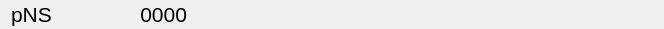
<?xml version="1.0" encoding="UTF-8"?>
<ui version="4.0">
 <class>ParamWidget</class>
 <widget class="QWidget" name="ParamWidget">
  <property name="geometry">
   <rect>
    <x>0</x>
    <y>0</y>
    <width>664</width>
    <height>29</height>
   </rect>
  </property>
  <property name="windowTitle">
   <string>Form</string>
  </property>
  <layout class="QHBoxLayout" name="horizontalLayout">
   <property name="topMargin">
    <number>2</number>
   </property>
   <property name="bottomMargin">
    <number>2</number>
   </property>
   <item>
    <widget class="QLabel" name="shortName">
     <property name="minimumSize">
      <size>
       <width>50</width>
       <height>0</height>
      </size>
     </property>
     <property name="maximumSize">
      <size>
       <width>50</width>
       <height>16777215</height>
      </size>
     </property>
     <property name="font">
      <font>
       <pointsize>16</pointsize>
      </font>
     </property>
     <property name="text">
      <string>pNS</string>
     </property>
     <property name="alignment">
      <set>Qt::AlignBottom|Qt::AlignLeading|Qt::AlignLeft</set>
     </property>
    </widget>
   </item>
   <item>
    <widget class="QLabel" name="value">
     <property name="sizePolicy">
      <sizepolicy hsizetype="Fixed" vsizetype="Preferred">
       <horstretch>0</horstretch>
       <verstretch>0</verstretch>
      </sizepolicy>
     </property>
     <property name="minimumSize">
      <size>
       <width>120</width>
       <height>0</height>
      </size>
     </property>
     <property name="font">
      <font>
       <pointsize>16</pointsize>
      </font>
     </property>
     <property name="layoutDirection">
      <enum>Qt::LeftToRight</enum>
     </property>
     <property name="text">
      <string>0000</string>
     </property>
     <property name="alignment">
      <set>Qt::AlignBottom|Qt::AlignRight|Qt::AlignTrailing</set>
     </property>
    </widget>
   </item>
   <item>
    <spacer name="horizontalSpacer">
     <property name="orientation">
      <enum>Qt::Horizontal</enum>
     </property>
     <property name="sizeHint" stdset="0">
      <size>
       <width>40</width>
       <height>20</height>
      </size>
     </property>
    </spacer>
   </item>
  </layout>
 </widget>
 <resources/>
 <connections/>
</ui>
